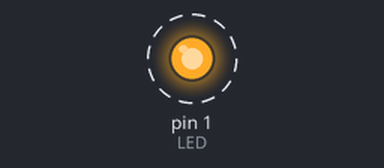
This sketch was run on a simulated Arduino Uno, built with avr-gcc and run on an emulated ATmega328P. Parts: output pins drawn as LEDs (lit = HIGH). Dashed ring = blinking.

Above: at 0.5 s.
Timing chart, 0 to 4.6 s (numbered marks = the images above):
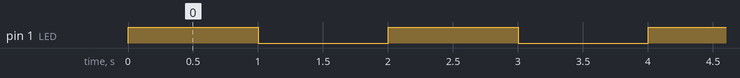

The sketch:

02_LED_Simples.ino
```cpp
/*
 *  Nome: Guilherme Fabiano Terra da Silva
 *  Controle de LED simples
 *
 */

#define LED 1

void setup() {
  // put your setup code here, to run once:
  pinMode(LED, OUTPUT);
  digitalWrite(LED, LOW);

}

void loop() {
  // put your main code here, to run repeatedly:
  digitalWrite(LED, HIGH);
  delay(1000);

  digitalWrite(LED, LOW);
  delay(1000);
}
```

Measured:
- by itself, pin 1 (LED): alternates HIGH for 1.0 s and LOW for 1.0 s
